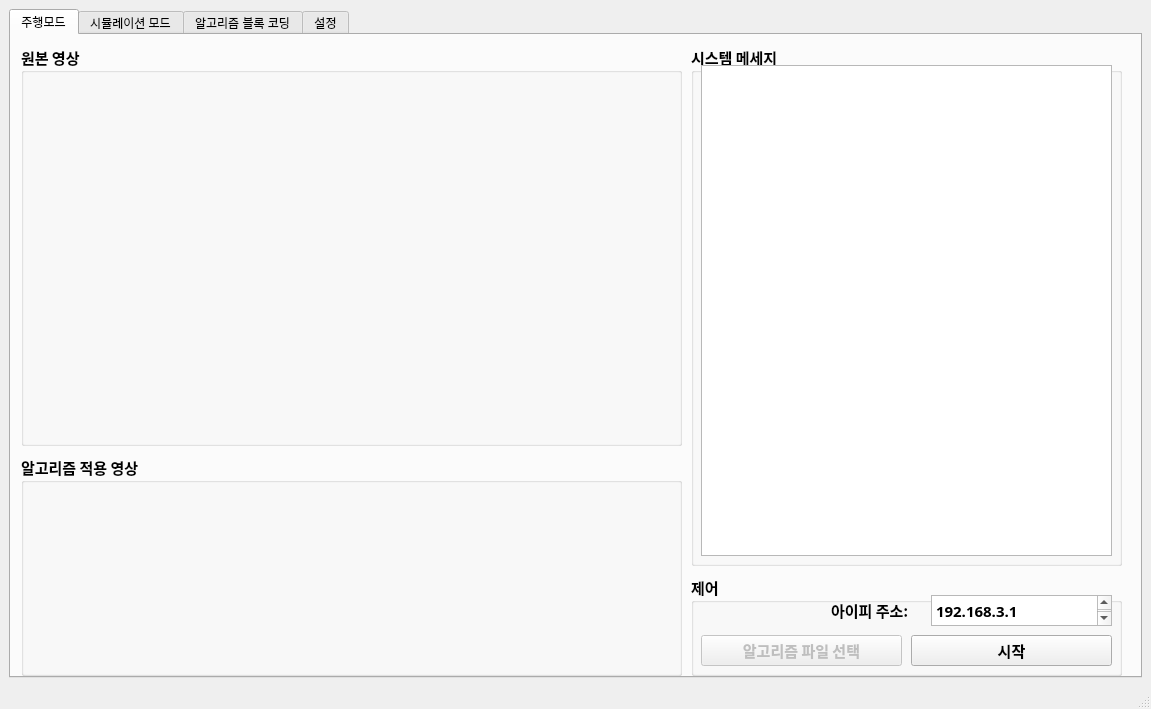
<?xml version="1.0" encoding="UTF-8"?>
<ui version="4.0">
 <class>MainWindow</class>
 <widget class="QMainWindow" name="MainWindow">
  <property name="windowModality">
   <enum>Qt::NonModal</enum>
  </property>
  <property name="enabled">
   <bool>true</bool>
  </property>
  <property name="geometry">
   <rect>
    <x>0</x>
    <y>0</y>
    <width>1151</width>
    <height>709</height>
   </rect>
  </property>
  <property name="sizePolicy">
   <sizepolicy hsizetype="MinimumExpanding" vsizetype="MinimumExpanding">
    <horstretch>0</horstretch>
    <verstretch>0</verstretch>
   </sizepolicy>
  </property>
  <property name="minimumSize">
   <size>
    <width>1151</width>
    <height>709</height>
   </size>
  </property>
  <property name="maximumSize">
   <size>
    <width>16777215</width>
    <height>16777215</height>
   </size>
  </property>
  <property name="windowTitle">
   <string>WAFFLELAUNCHER V2.94 [Activated 2099/12/31]</string>
  </property>
  <property name="windowIcon">
   <iconset>
    <normaloff>../../.designer/backup/dist/waffleLauncher.ico</normaloff>../../.designer/backup/dist/waffleLauncher.ico</iconset>
  </property>
  <property name="autoFillBackground">
   <bool>false</bool>
  </property>
  <widget class="QWidget" name="centralwidget">
   <layout class="QGridLayout" name="gridLayout">
    <item row="0" column="0">
     <layout class="QVBoxLayout" name="verticalLayout">
      <property name="sizeConstraint">
       <enum>QLayout::SetMaximumSize</enum>
      </property>
      <item>
       <widget class="QTabWidget" name="tabWidget">
        <property name="tabPosition">
         <enum>QTabWidget::North</enum>
        </property>
        <property name="tabShape">
         <enum>QTabWidget::Rounded</enum>
        </property>
        <property name="currentIndex">
         <number>0</number>
        </property>
        <widget class="QWidget" name="tab">
         <attribute name="title">
          <string>주행모드</string>
         </attribute>
         <widget class="QGroupBox" name="groupBox">
          <property name="geometry">
           <rect>
            <x>10</x>
            <y>10</y>
            <width>661</width>
            <height>401</height>
           </rect>
          </property>
          <property name="font">
           <font>
            <family>맑은 고딕</family>
            <pointsize>11</pointsize>
            <weight>75</weight>
            <bold>true</bold>
           </font>
          </property>
          <property name="title">
           <string>원본 영상</string>
          </property>
          <widget class="QLabel" name="originalImage">
           <property name="geometry">
            <rect>
             <x>10</x>
             <y>30</y>
             <width>640</width>
             <height>360</height>
            </rect>
           </property>
           <property name="text">
            <string/>
           </property>
          </widget>
         </widget>
         <widget class="QGroupBox" name="groupBox_3">
          <property name="geometry">
           <rect>
            <x>680</x>
            <y>10</y>
            <width>431</width>
            <height>521</height>
           </rect>
          </property>
          <property name="font">
           <font>
            <family>맑은 고딕</family>
            <pointsize>11</pointsize>
            <weight>75</weight>
            <bold>true</bold>
           </font>
          </property>
          <property name="title">
           <string>시스템 메세지</string>
          </property>
          <widget class="QTextBrowser" name="textBrowser">
           <property name="enabled">
            <bool>true</bool>
           </property>
           <property name="geometry">
            <rect>
             <x>10</x>
             <y>20</y>
             <width>411</width>
             <height>491</height>
            </rect>
           </property>
           <property name="font">
            <font>
             <weight>50</weight>
             <bold>false</bold>
            </font>
           </property>
           <property name="layoutDirection">
            <enum>Qt::LeftToRight</enum>
           </property>
           <property name="autoFillBackground">
            <bool>false</bool>
           </property>
           <property name="html">
            <string>&lt;!DOCTYPE HTML PUBLIC &quot;-//W3C//DTD HTML 4.0//EN&quot; &quot;http://www.w3.org/TR/REC-html40/strict.dtd&quot;&gt;
&lt;html&gt;&lt;head&gt;&lt;meta name=&quot;qrichtext&quot; content=&quot;1&quot; /&gt;&lt;style type=&quot;text/css&quot;&gt;
p, li { white-space: pre-wrap; }
&lt;/style&gt;&lt;/head&gt;&lt;body style=&quot; font-family:'맑은 고딕'; font-size:11pt; font-weight:400; font-style:normal;&quot;&gt;
&lt;p style=&quot;-qt-paragraph-type:empty; margin-top:0px; margin-bottom:0px; margin-left:0px; margin-right:0px; -qt-block-indent:0; text-indent:0px;&quot;&gt;&lt;br /&gt;&lt;/p&gt;&lt;/body&gt;&lt;/html&gt;</string>
           </property>
          </widget>
         </widget>
         <widget class="QGroupBox" name="groupBox_2">
          <property name="geometry">
           <rect>
            <x>10</x>
            <y>420</y>
            <width>661</width>
            <height>221</height>
           </rect>
          </property>
          <property name="font">
           <font>
            <family>맑은 고딕</family>
            <pointsize>11</pointsize>
            <weight>75</weight>
            <bold>true</bold>
           </font>
          </property>
          <property name="title">
           <string>알고리즘 적용 영상</string>
          </property>
          <widget class="QLabel" name="processedImage">
           <property name="geometry">
            <rect>
             <x>10</x>
             <y>30</y>
             <width>640</width>
             <height>180</height>
            </rect>
           </property>
           <property name="text">
            <string/>
           </property>
          </widget>
         </widget>
         <widget class="QGroupBox" name="groupBox_4">
          <property name="geometry">
           <rect>
            <x>680</x>
            <y>540</y>
            <width>431</width>
            <height>101</height>
           </rect>
          </property>
          <property name="font">
           <font>
            <family>맑은 고딕</family>
            <pointsize>11</pointsize>
            <weight>75</weight>
            <bold>true</bold>
           </font>
          </property>
          <property name="title">
           <string>제어</string>
          </property>
          <widget class="QPlainTextEdit" name="txt_ipaddress">
           <property name="geometry">
            <rect>
             <x>240</x>
             <y>20</y>
             <width>181</width>
             <height>31</height>
            </rect>
           </property>
           <property name="cursor" stdset="0">
            <cursorShape>ArrowCursor</cursorShape>
           </property>
           <property name="plainText">
            <string>192.168.3.1</string>
           </property>
          </widget>
          <widget class="QLabel" name="label">
           <property name="geometry">
            <rect>
             <x>140</x>
             <y>20</y>
             <width>111</width>
             <height>31</height>
            </rect>
           </property>
           <property name="text">
            <string>아이피 주소:</string>
           </property>
          </widget>
          <widget class="QPushButton" name="btn_selectAlgorithm">
           <property name="enabled">
            <bool>false</bool>
           </property>
           <property name="geometry">
            <rect>
             <x>10</x>
             <y>60</y>
             <width>201</width>
             <height>31</height>
            </rect>
           </property>
           <property name="text">
            <string>알고리즘 파일 선택</string>
           </property>
          </widget>
          <widget class="QPushButton" name="btn_startWafflecar">
           <property name="enabled">
            <bool>true</bool>
           </property>
           <property name="geometry">
            <rect>
             <x>220</x>
             <y>60</y>
             <width>201</width>
             <height>31</height>
            </rect>
           </property>
           <property name="text">
            <string>시작</string>
           </property>
          </widget>
         </widget>
        </widget>
        <widget class="QWidget" name="tab_2">
         <attribute name="title">
          <string>시뮬레이션 모드</string>
         </attribute>
         <widget class="QGroupBox" name="groupBox_5">
          <property name="geometry">
           <rect>
            <x>680</x>
            <y>10</y>
            <width>431</width>
            <height>481</height>
           </rect>
          </property>
          <property name="font">
           <font>
            <family>맑은 고딕</family>
            <pointsize>11</pointsize>
            <weight>75</weight>
            <bold>true</bold>
           </font>
          </property>
          <property name="title">
           <string>시스템 메세지</string>
          </property>
          <widget class="QTextBrowser" name="textBrowser_simulation">
           <property name="geometry">
            <rect>
             <x>10</x>
             <y>20</y>
             <width>411</width>
             <height>451</height>
            </rect>
           </property>
           <property name="font">
            <font>
             <weight>50</weight>
             <bold>false</bold>
            </font>
           </property>
           <property name="layoutDirection">
            <enum>Qt::LeftToRight</enum>
           </property>
           <property name="autoFillBackground">
            <bool>false</bool>
           </property>
           <property name="html">
            <string>&lt;!DOCTYPE HTML PUBLIC &quot;-//W3C//DTD HTML 4.0//EN&quot; &quot;http://www.w3.org/TR/REC-html40/strict.dtd&quot;&gt;
&lt;html&gt;&lt;head&gt;&lt;meta name=&quot;qrichtext&quot; content=&quot;1&quot; /&gt;&lt;style type=&quot;text/css&quot;&gt;
p, li { white-space: pre-wrap; }
&lt;/style&gt;&lt;/head&gt;&lt;body style=&quot; font-family:'맑은 고딕'; font-size:11pt; font-weight:400; font-style:normal;&quot;&gt;
&lt;p style=&quot;-qt-paragraph-type:empty; margin-top:0px; margin-bottom:0px; margin-left:0px; margin-right:0px; -qt-block-indent:0; text-indent:0px;&quot;&gt;&lt;br /&gt;&lt;/p&gt;&lt;/body&gt;&lt;/html&gt;</string>
           </property>
          </widget>
         </widget>
         <widget class="QGroupBox" name="groupBox_6">
          <property name="geometry">
           <rect>
            <x>680</x>
            <y>500</y>
            <width>431</width>
            <height>141</height>
           </rect>
          </property>
          <property name="font">
           <font>
            <family>맑은 고딕</family>
            <pointsize>11</pointsize>
            <weight>75</weight>
            <bold>true</bold>
           </font>
          </property>
          <property name="title">
           <string>제어</string>
          </property>
          <widget class="QPushButton" name="btn_saveImage">
           <property name="geometry">
            <rect>
             <x>220</x>
             <y>20</y>
             <width>201</width>
             <height>31</height>
            </rect>
           </property>
           <property name="text">
            <string>시뮬레이션 데이터 녹화</string>
           </property>
          </widget>
          <widget class="QPushButton" name="btn_selectSimulationData">
           <property name="geometry">
            <rect>
             <x>220</x>
             <y>60</y>
             <width>201</width>
             <height>31</height>
            </rect>
           </property>
           <property name="text">
            <string>시뮬레이션 데이터 선택</string>
           </property>
          </widget>
          <widget class="QPushButton" name="btn_startSimulation">
           <property name="geometry">
            <rect>
             <x>220</x>
             <y>100</y>
             <width>201</width>
             <height>31</height>
            </rect>
           </property>
           <property name="text">
            <string>시뮬레이션 시작</string>
           </property>
          </widget>
          <widget class="QPlainTextEdit" name="txt_timeInterval">
           <property name="geometry">
            <rect>
             <x>120</x>
             <y>20</y>
             <width>91</width>
             <height>31</height>
            </rect>
           </property>
           <property name="cursor" stdset="0">
            <cursorShape>ArrowCursor</cursorShape>
           </property>
           <property name="layoutDirection">
            <enum>Qt::LeftToRight</enum>
           </property>
           <property name="plainText">
            <string>1</string>
           </property>
          </widget>
          <widget class="QLabel" name="label_2">
           <property name="geometry">
            <rect>
             <x>10</x>
             <y>20</y>
             <width>111</width>
             <height>31</height>
            </rect>
           </property>
           <property name="text">
            <string>재생 간격(초) :</string>
           </property>
          </widget>
          <widget class="QPlainTextEdit" name="txt_startFrame">
           <property name="geometry">
            <rect>
             <x>120</x>
             <y>60</y>
             <width>91</width>
             <height>31</height>
            </rect>
           </property>
           <property name="cursor" stdset="0">
            <cursorShape>ArrowCursor</cursorShape>
           </property>
           <property name="layoutDirection">
            <enum>Qt::LeftToRight</enum>
           </property>
           <property name="plainText">
            <string>0</string>
           </property>
          </widget>
          <widget class="QLabel" name="label_3">
           <property name="geometry">
            <rect>
             <x>10</x>
             <y>60</y>
             <width>111</width>
             <height>31</height>
            </rect>
           </property>
           <property name="text">
            <string>시작프레임</string>
           </property>
          </widget>
          <widget class="QCheckBox" name="chk_iswafflecar">
           <property name="enabled">
            <bool>false</bool>
           </property>
           <property name="geometry">
            <rect>
             <x>20</x>
             <y>110</y>
             <width>111</width>
             <height>21</height>
            </rect>
           </property>
           <property name="font">
            <font>
             <pointsize>12</pointsize>
             <weight>75</weight>
             <bold>true</bold>
            </font>
           </property>
           <property name="text">
            <string>키트와 통신</string>
           </property>
          </widget>
         </widget>
         <widget class="QGroupBox" name="groupBox_7">
          <property name="geometry">
           <rect>
            <x>10</x>
            <y>420</y>
            <width>661</width>
            <height>221</height>
           </rect>
          </property>
          <property name="font">
           <font>
            <family>맑은 고딕</family>
            <pointsize>11</pointsize>
            <weight>75</weight>
            <bold>true</bold>
           </font>
          </property>
          <property name="title">
           <string>알고리즘 적용 영상</string>
          </property>
          <widget class="QLabel" name="processedImage_simulation">
           <property name="geometry">
            <rect>
             <x>10</x>
             <y>30</y>
             <width>640</width>
             <height>180</height>
            </rect>
           </property>
           <property name="text">
            <string/>
           </property>
          </widget>
         </widget>
         <widget class="QGroupBox" name="groupBox_8">
          <property name="geometry">
           <rect>
            <x>10</x>
            <y>10</y>
            <width>661</width>
            <height>401</height>
           </rect>
          </property>
          <property name="font">
           <font>
            <family>맑은 고딕</family>
            <pointsize>11</pointsize>
            <weight>75</weight>
            <bold>true</bold>
           </font>
          </property>
          <property name="title">
           <string>원본 영상</string>
          </property>
          <widget class="QLabel" name="originalImage_simulation">
           <property name="geometry">
            <rect>
             <x>10</x>
             <y>30</y>
             <width>640</width>
             <height>360</height>
            </rect>
           </property>
           <property name="text">
            <string/>
           </property>
          </widget>
         </widget>
        </widget>
        <widget class="QWidget" name="tab_4">
         <attribute name="title">
          <string>알고리즘 블록 코딩</string>
         </attribute>
         <layout class="QGridLayout" name="gridLayout_2">
          <item row="1" column="0">
           <widget class="QPushButton" name="btn_blockLoad">
            <property name="text">
             <string>블록 불러오기</string>
            </property>
           </widget>
          </item>
          <item row="1" column="2">
           <widget class="QPushButton" name="btn_blockInit">
            <property name="text">
             <string>블록 초기화</string>
            </property>
           </widget>
          </item>
          <item row="0" column="0" colspan="5">
           <widget class="QWidget" name="webWidget" native="true"/>
          </item>
          <item row="1" column="1">
           <widget class="QPushButton" name="btn_blockSave">
            <property name="text">
             <string>블록 저장하기</string>
            </property>
           </widget>
          </item>
          <item row="1" column="3">
           <widget class="QPushButton" name="btn_runBlock">
            <property name="enabled">
             <bool>true</bool>
            </property>
            <property name="text">
             <string>블록 실행</string>
            </property>
           </widget>
          </item>
          <item row="1" column="4">
           <widget class="QPushButton" name="btn_resize">
            <property name="text">
             <string>화면크기변경</string>
            </property>
           </widget>
          </item>
         </layout>
        </widget>
        <widget class="QWidget" name="tab_3">
         <attribute name="title">
          <string>설정</string>
         </attribute>
         <widget class="QGroupBox" name="groupBox_9">
          <property name="geometry">
           <rect>
            <x>10</x>
            <y>10</y>
            <width>281</width>
            <height>101</height>
           </rect>
          </property>
          <property name="font">
           <font>
            <family>맑은 고딕</family>
            <pointsize>11</pointsize>
            <weight>75</weight>
            <bold>true</bold>
           </font>
          </property>
          <property name="title">
           <string>차선 인식 파라미터 설정 (Canny)</string>
          </property>
          <widget class="QPushButton" name="btn_saveImage_2">
           <property name="enabled">
            <bool>false</bool>
           </property>
           <property name="geometry">
            <rect>
             <x>200</x>
             <y>60</y>
             <width>51</width>
             <height>31</height>
            </rect>
           </property>
           <property name="text">
            <string>저장</string>
           </property>
          </widget>
          <widget class="QPlainTextEdit" name="txt_minThreshold">
           <property name="geometry">
            <rect>
             <x>130</x>
             <y>20</y>
             <width>61</width>
             <height>31</height>
            </rect>
           </property>
           <property name="cursor" stdset="0">
            <cursorShape>ArrowCursor</cursorShape>
           </property>
           <property name="layoutDirection">
            <enum>Qt::LeftToRight</enum>
           </property>
           <property name="plainText">
            <string>100</string>
           </property>
          </widget>
          <widget class="QLabel" name="label_4">
           <property name="geometry">
            <rect>
             <x>10</x>
             <y>20</y>
             <width>111</width>
             <height>31</height>
            </rect>
           </property>
           <property name="text">
            <string>Min Threshold:</string>
           </property>
          </widget>
          <widget class="QPlainTextEdit" name="txt_maxThreshold">
           <property name="geometry">
            <rect>
             <x>130</x>
             <y>60</y>
             <width>61</width>
             <height>31</height>
            </rect>
           </property>
           <property name="cursor" stdset="0">
            <cursorShape>ArrowCursor</cursorShape>
           </property>
           <property name="layoutDirection">
            <enum>Qt::LeftToRight</enum>
           </property>
           <property name="plainText">
            <string>160</string>
           </property>
          </widget>
          <widget class="QLabel" name="label_5">
           <property name="geometry">
            <rect>
             <x>10</x>
             <y>60</y>
             <width>111</width>
             <height>31</height>
            </rect>
           </property>
           <property name="text">
            <string>Max Threshold:</string>
           </property>
          </widget>
         </widget>
         <widget class="QPushButton" name="btn_buy">
          <property name="geometry">
           <rect>
            <x>870</x>
            <y>610</y>
            <width>211</width>
            <height>31</height>
           </rect>
          </property>
          <property name="text">
           <string>와플카 구매하러가기</string>
          </property>
         </widget>
         <widget class="QLabel" name="label_10">
          <property name="geometry">
           <rect>
            <x>840</x>
            <y>470</y>
            <width>271</width>
            <height>141</height>
           </rect>
          </property>
          <property name="font">
           <font>
            <family>맑은 고딕</family>
            <pointsize>10</pointsize>
           </font>
          </property>
          <property name="text">
           <string>&lt;html&gt;&lt;head/&gt;&lt;body&gt;&lt;p align=&quot;center&quot;&gt;&lt;span style=&quot; font-size:11pt; font-weight:600;&quot;&gt;ABOUT WAFFLE LAUNCHER&lt;/span&gt;&lt;/p&gt;&lt;p align=&quot;center&quot;&gt;Version: 2.94&lt;br/&gt;Copyright (C) 2020 EVERCODING;.&lt;br/&gt;Developer: Jeffrey Hong&lt;br/&gt;Contact: play@evercoding.org&lt;br/&gt;Please email me when you find any bug. &lt;br/&gt;Wafflecar is available online&lt;/p&gt;&lt;/body&gt;&lt;/html&gt;</string>
          </property>
         </widget>
         <widget class="QGroupBox" name="groupBox_12">
          <property name="geometry">
           <rect>
            <x>10</x>
            <y>340</y>
            <width>281</width>
            <height>101</height>
           </rect>
          </property>
          <property name="font">
           <font>
            <family>맑은 고딕</family>
            <pointsize>11</pointsize>
            <weight>75</weight>
            <bold>true</bold>
           </font>
          </property>
          <property name="title">
           <string>카메라 캘리브레이션</string>
          </property>
          <widget class="QPlainTextEdit" name="txt_minThreshold_2">
           <property name="geometry">
            <rect>
             <x>90</x>
             <y>20</y>
             <width>31</width>
             <height>31</height>
            </rect>
           </property>
           <property name="cursor" stdset="0">
            <cursorShape>ArrowCursor</cursorShape>
           </property>
           <property name="layoutDirection">
            <enum>Qt::LeftToRight</enum>
           </property>
           <property name="plainText">
            <string>4</string>
           </property>
          </widget>
          <widget class="QLabel" name="label_6">
           <property name="geometry">
            <rect>
             <x>10</x>
             <y>20</y>
             <width>81</width>
             <height>31</height>
            </rect>
           </property>
           <property name="text">
            <string>격자 설정:</string>
           </property>
          </widget>
          <widget class="QPlainTextEdit" name="txt_maxThreshold_2">
           <property name="geometry">
            <rect>
             <x>150</x>
             <y>20</y>
             <width>31</width>
             <height>31</height>
            </rect>
           </property>
           <property name="cursor" stdset="0">
            <cursorShape>ArrowCursor</cursorShape>
           </property>
           <property name="layoutDirection">
            <enum>Qt::LeftToRight</enum>
           </property>
           <property name="plainText">
            <string>6</string>
           </property>
          </widget>
          <widget class="QLabel" name="label_7">
           <property name="geometry">
            <rect>
             <x>130</x>
             <y>20</y>
             <width>21</width>
             <height>31</height>
            </rect>
           </property>
           <property name="text">
            <string>X</string>
           </property>
          </widget>
          <widget class="QPushButton" name="btn_calibration">
           <property name="enabled">
            <bool>true</bool>
           </property>
           <property name="geometry">
            <rect>
             <x>130</x>
             <y>60</y>
             <width>121</width>
             <height>31</height>
            </rect>
           </property>
           <property name="text">
            <string>캘리브레이션</string>
           </property>
          </widget>
         </widget>
         <widget class="QGroupBox" name="groupBox_11">
          <property name="enabled">
           <bool>false</bool>
          </property>
          <property name="geometry">
           <rect>
            <x>10</x>
            <y>230</y>
            <width>281</width>
            <height>101</height>
           </rect>
          </property>
          <property name="font">
           <font>
            <family>맑은 고딕</family>
            <pointsize>11</pointsize>
            <weight>75</weight>
            <bold>true</bold>
           </font>
          </property>
          <property name="title">
           <string>앞바퀴 각도 정렬</string>
          </property>
          <widget class="QSlider" name="horizontalSlider">
           <property name="enabled">
            <bool>false</bool>
           </property>
           <property name="geometry">
            <rect>
             <x>10</x>
             <y>40</y>
             <width>241</width>
             <height>22</height>
            </rect>
           </property>
           <property name="minimum">
            <number>0</number>
           </property>
           <property name="maximum">
            <number>10</number>
           </property>
           <property name="singleStep">
            <number>1</number>
           </property>
           <property name="value">
            <number>5</number>
           </property>
           <property name="orientation">
            <enum>Qt::Horizontal</enum>
           </property>
          </widget>
          <widget class="QLabel" name="label_8">
           <property name="geometry">
            <rect>
             <x>10</x>
             <y>60</y>
             <width>51</width>
             <height>31</height>
            </rect>
           </property>
           <property name="text">
            <string>왼쪽</string>
           </property>
          </widget>
          <widget class="QLabel" name="label_9">
           <property name="geometry">
            <rect>
             <x>190</x>
             <y>60</y>
             <width>61</width>
             <height>31</height>
            </rect>
           </property>
           <property name="text">
            <string>오른쪽</string>
           </property>
           <property name="alignment">
            <set>Qt::AlignRight|Qt::AlignTrailing|Qt::AlignVCenter</set>
           </property>
          </widget>
         </widget>
         <widget class="QGroupBox" name="groupBox_14">
          <property name="geometry">
           <rect>
            <x>10</x>
            <y>120</y>
            <width>281</width>
            <height>101</height>
           </rect>
          </property>
          <property name="font">
           <font>
            <family>맑은 고딕</family>
            <pointsize>11</pointsize>
            <weight>75</weight>
            <bold>true</bold>
           </font>
          </property>
          <property name="title">
           <string>앞바퀴 초기값 설정</string>
          </property>
          <widget class="QPlainTextEdit" name="txt_servoValue">
           <property name="geometry">
            <rect>
             <x>110</x>
             <y>60</y>
             <width>61</width>
             <height>31</height>
            </rect>
           </property>
           <property name="cursor" stdset="0">
            <cursorShape>ArrowCursor</cursorShape>
           </property>
           <property name="layoutDirection">
            <enum>Qt::LeftToRight</enum>
           </property>
           <property name="autoFillBackground">
            <bool>false</bool>
           </property>
           <property name="plainText">
            <string>330</string>
           </property>
          </widget>
          <widget class="QPushButton" name="btn_servoValueSetup">
           <property name="enabled">
            <bool>true</bool>
           </property>
           <property name="geometry">
            <rect>
             <x>180</x>
             <y>60</y>
             <width>91</width>
             <height>31</height>
            </rect>
           </property>
           <property name="text">
            <string>설정</string>
           </property>
          </widget>
          <widget class="QLabel" name="label_11">
           <property name="geometry">
            <rect>
             <x>10</x>
             <y>20</y>
             <width>261</width>
             <height>31</height>
            </rect>
           </property>
           <property name="font">
            <font>
             <pointsize>9</pointsize>
            </font>
           </property>
           <property name="text">
            <string>서보모터가 정중앙이 되도록 값을 설정하세요.</string>
           </property>
          </widget>
         </widget>
         <widget class="QGroupBox" name="groupBox_13">
          <property name="geometry">
           <rect>
            <x>10</x>
            <y>450</y>
            <width>281</width>
            <height>101</height>
           </rect>
          </property>
          <property name="font">
           <font>
            <family>맑은 고딕</family>
            <pointsize>11</pointsize>
            <weight>75</weight>
            <bold>true</bold>
           </font>
          </property>
          <property name="title">
           <string>와플카 선택</string>
          </property>
          <widget class="QRadioButton" name="RBtn_NEW">
           <property name="geometry">
            <rect>
             <x>20</x>
             <y>30</y>
             <width>120</width>
             <height>22</height>
            </rect>
           </property>
           <property name="text">
            <string>V2</string>
           </property>
           <property name="checked">
            <bool>true</bool>
           </property>
          </widget>
          <widget class="QRadioButton" name="RBtn_OLD">
           <property name="geometry">
            <rect>
             <x>20</x>
             <y>60</y>
             <width>120</width>
             <height>22</height>
            </rect>
           </property>
           <property name="text">
            <string>V1</string>
           </property>
          </widget>
         </widget>
         <widget class="QGroupBox" name="groupBox_15">
          <property name="geometry">
           <rect>
            <x>310</x>
            <y>10</y>
            <width>281</width>
            <height>101</height>
           </rect>
          </property>
          <property name="font">
           <font>
            <family>맑은 고딕</family>
            <pointsize>11</pointsize>
            <weight>75</weight>
            <bold>true</bold>
           </font>
          </property>
          <property name="title">
           <string>파이썬 실행</string>
          </property>
          <widget class="QPlainTextEdit" name="txt_codePath">
           <property name="geometry">
            <rect>
             <x>10</x>
             <y>60</y>
             <width>161</width>
             <height>31</height>
            </rect>
           </property>
           <property name="cursor" stdset="0">
            <cursorShape>ArrowCursor</cursorShape>
           </property>
           <property name="layoutDirection">
            <enum>Qt::LeftToRight</enum>
           </property>
           <property name="autoFillBackground">
            <bool>false</bool>
           </property>
           <property name="plainText">
            <string>test.py</string>
           </property>
          </widget>
          <widget class="QPushButton" name="btn_runCode">
           <property name="enabled">
            <bool>true</bool>
           </property>
           <property name="geometry">
            <rect>
             <x>180</x>
             <y>60</y>
             <width>91</width>
             <height>31</height>
            </rect>
           </property>
           <property name="text">
            <string>실행</string>
           </property>
          </widget>
          <widget class="QLabel" name="label_13">
           <property name="geometry">
            <rect>
             <x>10</x>
             <y>20</y>
             <width>261</width>
             <height>31</height>
            </rect>
           </property>
           <property name="font">
            <font>
             <pointsize>9</pointsize>
            </font>
           </property>
           <property name="text">
            <string>소스코드는 src 폴더에 위치해야 합니다.</string>
           </property>
          </widget>
         </widget>
        </widget>
       </widget>
      </item>
     </layout>
    </item>
   </layout>
  </widget>
  <widget class="QStatusBar" name="statusbar"/>
 </widget>
 <resources/>
 <connections/>
</ui>
